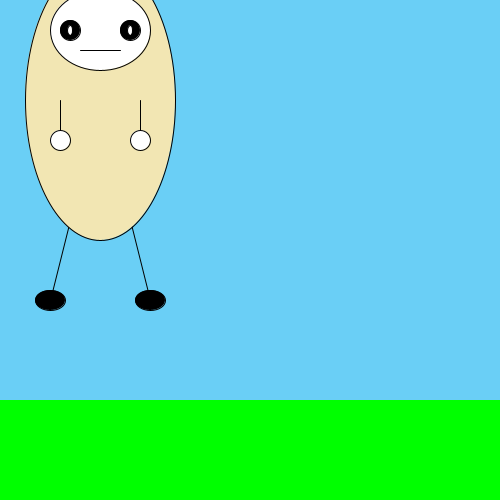
Frame 1 (no input)
Frame 60 (the mouse pressed at the canvas centre just before this capture): identical to frame 1, image omitted
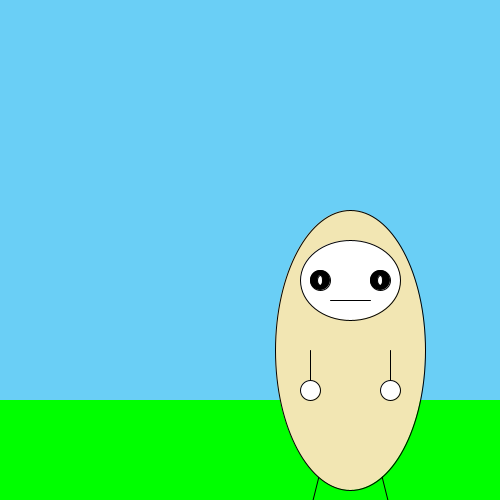
Frame 120 (the mouse held since frame 60 and released just before this capture)

The Processing sketch that drew these frames (run headless with seeded random() and noise(); from frame 60 on, the mouse is pressed at the canvas centre):

// Processing sketch: processing_23193
// ── processing_23193.pde

void setup(){
  
  size(500,500); //size of screen
  smooth(); //less pixelated
  frameRate(40); //frames per second
  
}

void draw(){ 
  background(106,207,246);
  fill(0,255,0);
  noStroke();
  rect(0,400,500,120);
  
  ellipseMode(CENTER);
  
  //legs
  stroke(0);
  line(mouseX+70,mouseY+220,mouseX+50,mouseY+300);
  stroke(0);
  line(mouseX+130,mouseY+220,mouseX+150,mouseY+300);
  
  //feet
  fill(0);
  ellipse(mouseX+50,mouseY+300,30,20);
  ellipse(mouseX+150,mouseY+300,30,20);  
  
  //body
  fill(242,230,179);
  ellipse(mouseX+100,mouseY+100,150,280);
  
  //face
  fill(255);
  ellipse(mouseX+100,mouseY+30,100,80);
  
  //eyes
 fill(0);
  ellipse(mouseX+70,mouseY+30,20,20);
  fill(0);
  ellipse(mouseX+130,mouseY+30,20,20);
  
  //eyes
  fill(255);
  ellipse(mouseX+70,mouseY+30,5,10);
  fill(255);
  ellipse(mouseX+130,mouseY+30,5,10);
  
  //mouth
  stroke(0);
  line(mouseX+80,mouseY+50,mouseX+120,mouseY+50);
  
   //arms
  stroke(0);
  line(mouseX+60,mouseY+100,mouseX+60,mouseY+140);
  stroke(0);
  line(mouseX+140,mouseY+100,mouseX+140,mouseY+140);
  
  //hands
  ellipse(mouseX+60,mouseY+140,20,20);
  ellipse(mouseX+140,mouseY+140,20,20);
  
}


void mousePressed(){
  frameRate(5);
 
 //blink
  fill(255);
  noStroke();
 ellipse(mouseX+70,mouseY+30,22,22);
 
 stroke(0);
 line(mouseX+60,mouseY+30,mouseX+80,mouseY+30);
 
 fill(255);
  noStroke();
 ellipse(mouseX+130,mouseY+30,22,22);
 
 stroke(0);
 line(mouseX+120,mouseY+30,mouseX+140,mouseY+30);
 
 
}

void keyPressed(){
  frameRate(5);
  
  noStroke();
  fill(0,0,255);
  
  //rain
   ellipse(50,0,5,20);
  ellipse(100,20,5,20);
  ellipse(150,0,5,20);
  ellipse(200,20,5,20);
  ellipse(250,0,5,20);
  ellipse(300,20,5,20);
  ellipse(350,0,5,20);
  ellipse(400,20,5,20);
  ellipse(450,00,5,20);
  
  ellipse(50,50,5,20);
  ellipse(100,70,5,20);
  ellipse(150,50,5,20);
  ellipse(200,70,5,20);
  ellipse(250,50,5,20);
  ellipse(300,70,5,20);
  ellipse(350,50,5,20);
  ellipse(400,70,5,20);
  ellipse(450,50,5,20);
  
  ellipse(50,100,5,20);
  ellipse(100,120,5,20);
  ellipse(150,100,5,20);
  ellipse(200,120,5,20);
  ellipse(250,100,5,20);
  ellipse(300,120,5,20);
  ellipse(350,100,5,20);
  ellipse(400,120,5,20);
  ellipse(450,100,5,20);
  
   ellipse(50,150,5,20);
  ellipse(100,170,5,20);
  ellipse(150,150,5,20);
  ellipse(200,170,5,20);
  ellipse(250,150,5,20);
  ellipse(300,170,5,20);
  ellipse(350,150,5,20);
  ellipse(400,170,5,20);
  ellipse(450,150,5,20);
  
   ellipse(50,200,5,20);
  ellipse(100,220,5,20);
  ellipse(150,200,5,20);
  ellipse(200,220,5,20);
  ellipse(250,200,5,20);
  ellipse(300,220,5,20);
  ellipse(350,200,5,20);
  ellipse(400,220,5,20);
  ellipse(450,200,5,20);
  
   ellipse(50,250,5,20);
  ellipse(100,270,5,20);
  ellipse(150,250,5,20);
  ellipse(200,270,5,20);
  ellipse(250,250,5,20);
  ellipse(300,270,5,20);
  ellipse(350,250,5,20);
  ellipse(400,270,5,20);
  ellipse(450,250,5,20);
  
   ellipse(50,300,5,20);
  ellipse(100,320,5,20);
  ellipse(150,300,5,20);
  ellipse(200,320,5,20);
  ellipse(250,300,5,20);
  ellipse(300,320,5,20);
  ellipse(350,300,5,20);
  ellipse(400,320,5,20);
  ellipse(450,300,5,20);
  
   ellipse(50,350,5,20);
  ellipse(100,370,5,20);
  ellipse(150,350,5,20);
  ellipse(200,370,5,20);
  ellipse(250,350,5,20);
  ellipse(300,370,5,20);
  ellipse(350,350,5,20);
  ellipse(400,370,5,20);
  ellipse(450,350,5,20);


 ellipse(50,400,5,20);
  ellipse(100,420,5,20);
  ellipse(150,400,5,20);
  ellipse(200,420,5,20);
  ellipse(250,400,5,20);
  ellipse(300,420,5,20);
  ellipse(350,400,5,20);
  ellipse(400,420,5,20);
  ellipse(450,400,5,20);  
  
   ellipse(50,450,5,20);
  ellipse(100,470,5,20);
  ellipse(150,450,5,20);
  ellipse(200,470,5,20);
  ellipse(250,450,5,20);
  ellipse(300,470,5,20);
  ellipse(350,450,5,20);
  ellipse(400,470,5,20);
  ellipse(450,450,5,20);
  
  //clouds
  fill(150);
  ellipse(30,0,80,50);
  ellipse(100,0,100,80);
  ellipse(130,0,70,60);
  ellipse(170,0,80,90);
  ellipse(250,0,150,90);
  ellipse(310,0,80,80);
  ellipse(370,0,100,70);
  ellipse(460,0,120,80);
  
}
